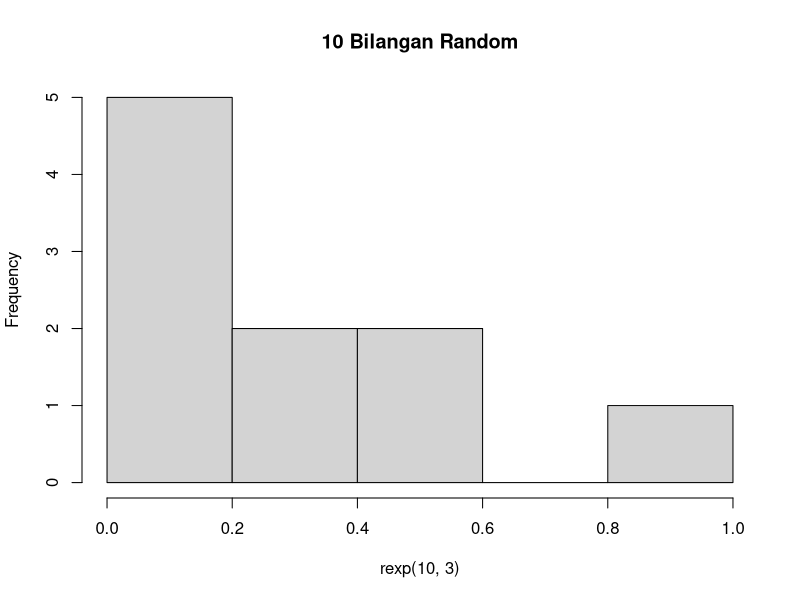
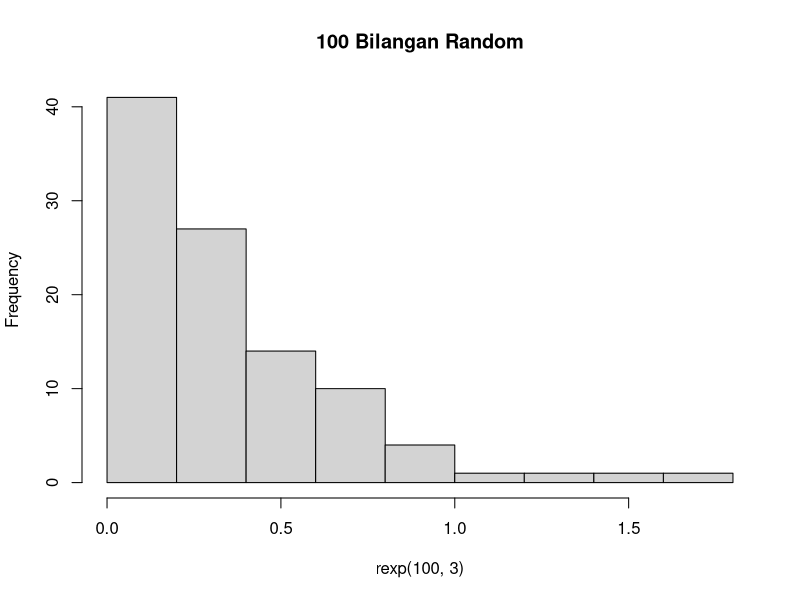
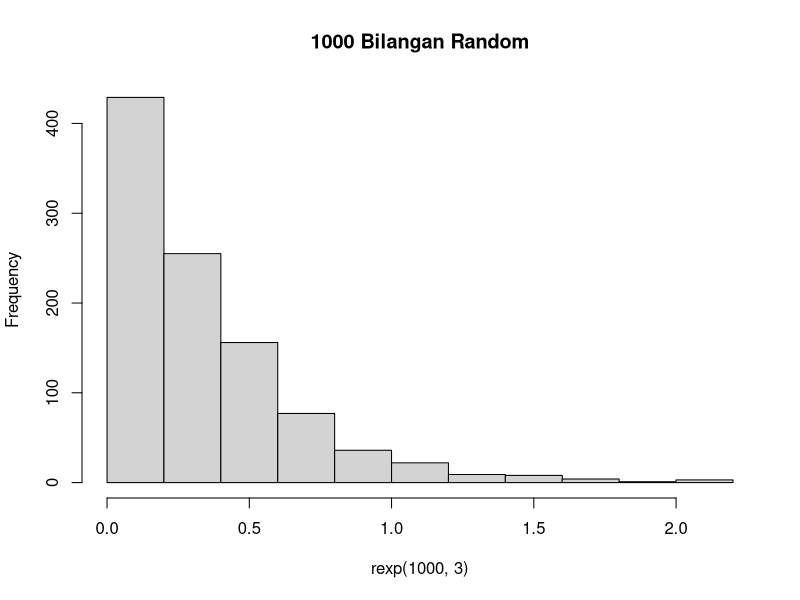
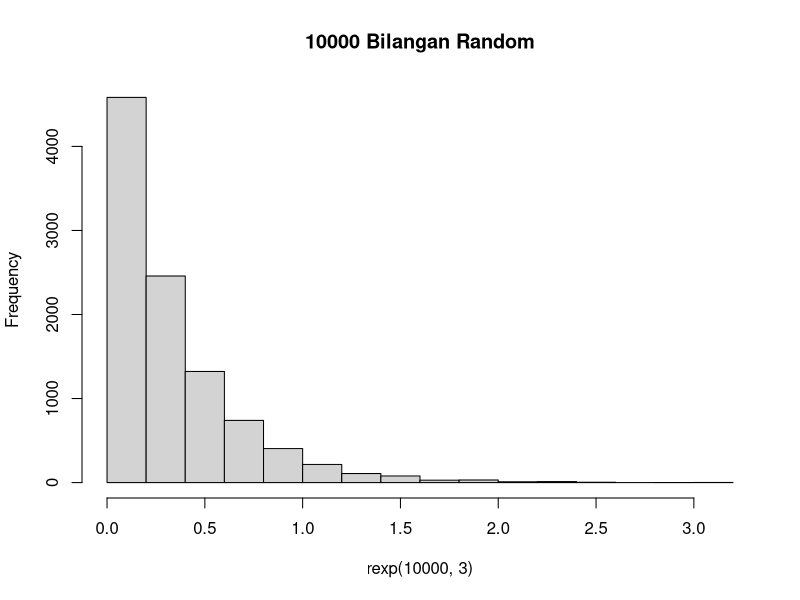

R code for these plots, in order:
# 5a

set.seed(1)
rnorm(1)
dexp(1, 3)

# 5b

hist(rexp(10, 3), main = "10 Bilangan Random")
hist(rexp(100, 3), main = "100 Bilangan Random")
hist(rexp(1000, 3), main = "1000 Bilangan Random")
hist(rexp(10000, 3), main = "10000 Bilangan Random")

# 5c

# mean

mean(rexp(100, 3))

#variance

sd(rexp(100, 3))^2
